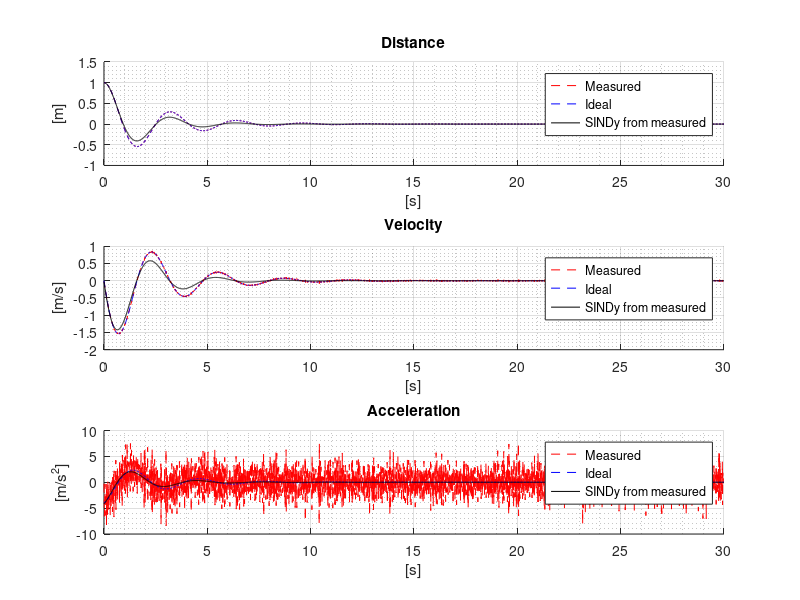

Recreate this plot in MATLAB.
clear;
clf;
close all;

%% Constants
m = 1;
k = 4;
c = 0.8;
dt = 1/100; % [s]
t = 0:dt:30; % [s]
s_ideal(1) = 1;
v_ideal(1) = 0;

%% Equations
% F = m * a
% -k * x - c * v = m  * a
% -k / m * x - c / m * v = a

for i = 1 : length(t) - 1
    a_ideal(i) = -k / m * s_ideal(i) - c / m * v_ideal(i);
    v_ideal(i+1) = v_ideal(i) + a_ideal(i) * dt;
    s_ideal(i+1) = s_ideal(i) + v_ideal(i) * dt;
end
a_ideal(length(t)) = -k / m * s_ideal(length(t)) - c / m * v_ideal(length(t));

%% SINDy

s_meas = s_ideal;

noise_level = 0.0001;    
gauss = noise_level * randn(size(s_meas));

s_meas = s_meas + gauss;

v_meas = diff(s_meas);
v_meas(length(v_meas) + 1) = v_meas(length(v_meas));
v_meas = v_meas / dt;

a_meas = diff(v_meas);
a_meas(length(a_meas) + 1) = a_meas(length(a_meas));
a_meas = a_meas / dt;


for i = 1 : length(a_ideal)
    Theta(i,1:6) = [1, v_meas(i), s_meas(i),...
    v_meas(i)*s_meas(i), v_meas(i)^2,...
    s_meas(i)^2];
end

Theta_functions = {'1', 'v', 's', 'v*s', 'v^2', 's^2'};

RMS_theta = ones(length(a_ideal), 1) * rms(Theta);
Theta_norm = Theta ./ RMS_theta;

for i = 1 : length(s_meas)
    x(i, 1) = s_meas(i);
    x(i, 2) = v_meas(i);
end

for i = 1 : length(v_meas)
    x_der(i, 1) = v_meas(i);
    x_der(i, 2) = a_meas(i);
end

Xi = inv(Theta_norm'*Theta_norm) * Theta_norm' * x_der(:, 2);

% Sparse regression 
lambda = 0.15;   
n_iter = 100;

for i = 1:n_iter
   
    Xi(abs(Xi) < lambda) = 0;
    
    remains = (Xi ~= 0);
  
    Theta_new = Theta_norm(:, remains);
    Xi_red = inv(Theta_new' * Theta_new) * Theta_new' * x_der(:, 2);
    
    Xi_new = zeros(size(Xi));
    Xi_new(remains) = Xi_red;
    
    Xi = Xi_new;
end

Xi = Xi ./ RMS_theta(1,:)';

% for i = 1:length(Xi)
%     if Xi(i) ~= 0
%         fprintf('%6s tag együtthatója: %8.4f\n', Theta_functions{i}, Xi(i));
%     end
% end

fprintf('\nIdeal equation without noise:\n');
fprintf('a = (%.6f)*v + (%.6f)*s ', (-c / m), (-k / m));
fprintf('\n');

fprintf('\nEquation recreated with  from the noisy measurement:\n');
if Xi(1) ~= 0
    fprintf('a = %.6f', Xi(1));
else
    fprintf('a = ');
end
for i = 2:length(Xi)
    if Xi(i) > 0
        fprintf(' + %.6f*%s', Xi(i), Theta_functions{i});
    elseif Xi(i) < 0
        fprintf(' - %.6f*%s', abs(Xi(i)), Theta_functions{i});
    end
end
fprintf('\n');

% Recreation
s_rec = zeros(1, length(t));
v_rec = zeros(1, length(t));
a_rec = zeros(1, length(t));

s_rec(1) = s_meas(1);
v_rec(1) = v_meas(1);
for i = 1:(length(t) - 1)
    Theta_rec(i,1:6) = [1, v_rec(i), s_rec(i),...
    v_rec(i)*s_rec(i), v_rec(i)^2,...
    s_rec(i)^2];

    a_rec(i) = Theta_rec(i, :) * Xi;
    v_rec(i+1) = v_rec(i) + a_rec(i) * dt;
    s_rec(i+1) = s_rec(i) + v_rec(i) * dt;

end
%% Plot
subplot(3,1,1);
grid on;
grid minor;
hold on;
title 'Distance'
xlabel('[s]');
ylabel('[m]')
plot(t, s_meas, 'r--', 'LineWidth', 0.5);
plot(t, s_ideal, 'b--', 'LineWidth', 0.5);
plot(t, s_rec, 'k', 'LineWidth', 0.5);
legend('Measured', 'Ideal', 'SINDy from measured');

subplot(3,1,2);
grid on;
grid minor;
hold on;
title 'Velocity'
xlabel('[s]');
ylabel('[m/s]')
plot(t, v_meas, 'r--', 'LineWidth', 0.5);
plot(t, v_ideal, 'b--', 'LineWidth', 0.5)
plot(t, v_rec, 'k', 'LineWidth', 0.5);
legend('Measured', 'Ideal', 'SINDy from measured');

subplot(3,1,3);
grid on;
grid minor;
hold on;
title 'Acceleration';
xlabel('[s]');
ylabel('[m/s^2]')
plot(t, a_meas, 'r--', 'LineWidth', 0.5);
plot(t, a_ideal, 'b--', 'LineWidth', 0.5);
plot(t, a_rec, 'k', 'LineWidth', 0.5);
legend('Measured', 'Ideal', 'SINDy from measured');
